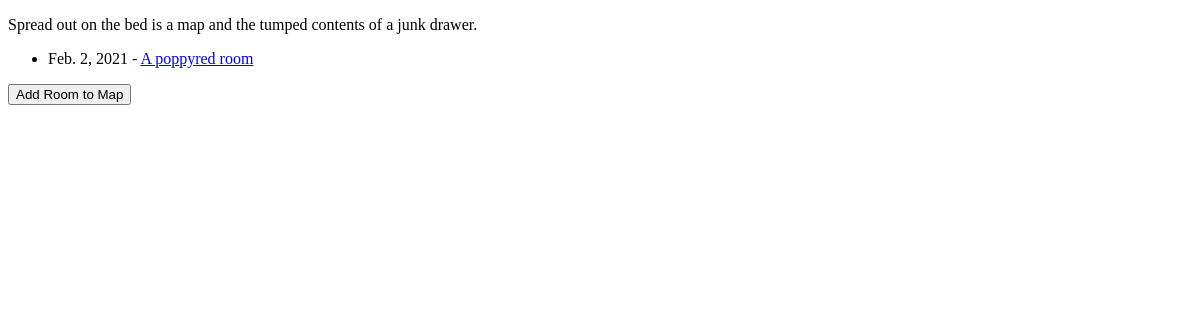
/mapBuilder/, run on an earlier commit of the app's database.
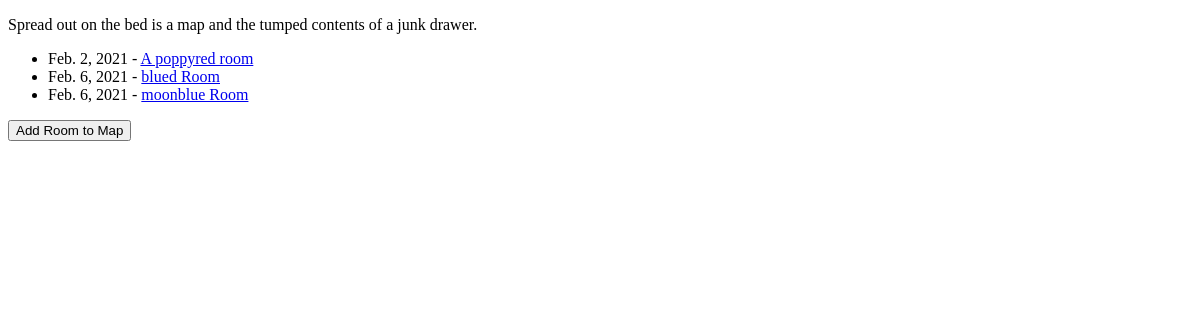
And on a later commit of the database.
### mapBuilder/models.py (models this page shows, shortened)
class Room(models.Model):
    name = models.CharField(max_length=200)
    url = models.URLField(max_length=200)
    exits = models.ManyToManyField('self', symmetrical=True)
    pub_date = models.DateTimeField(default=now,blank=True)
    description = models.CharField(max_length=600)
    colorName = models.CharField(max_length=200)
    status = models.CharField(max_length=200)
    colorHex = ColorField(default='#222222')
    class Meta:
        unique_together = ["id", "url"]

### mapBuilder/views.py (the view, shortened to what this page needs)
# urls.py: path('', views.Index.as_view(), name='index'),
class Index(ListView):
    template_name = 'mapBuilder/index.html'
    model = Room
    paginate_by = 25
    def get_context_data(self, **kwargs):
        context = super().get_context_data(**kwargs)
        context['now'] = timezone.now()
        return context

### templates/mapBuilder/index.html (shortened to what this page needs)
{% load static %}
<!DOCTYPE html>
<html>
  <head>
    <link rel="stylesheet" type="text/css" href="{% static 'characterBuilder/style.css' %}">
  </head>
  <body class = "characterBuilder">
        <p>Spread out on the bed is a map and the tumped contents of a junk drawer.</p>
        <ul>
          {% for room in object_list %}
              <li>{{ room.pub_date|date }} - <a href="{% url 'mapBuilder:room' room.pk %}">{{ room.name }}</a></li>
          {% empty %}
              <li>No rooms yet.</li>
          {% endfor %}
          </ul>
        <form method="post">
          <button type="submit" name="generate_room">Add Room to Map</button>
        </form>
    </body>
</html>

What changed in the data, as far as the page shows it:
added Room: pub_date "Feb. 6, 2021", name "blued Room"
added Room: pub_date "Feb. 6, 2021", name "moonblue Room"
